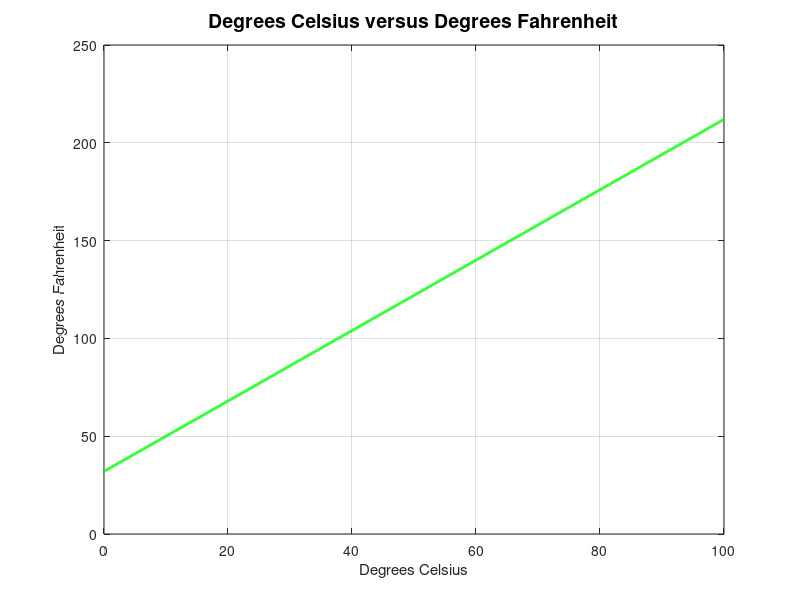

Here is the MATLAB script that generated this plot:
% STURGEON, Philomene
% 2024-09-18
% MATLAB Vector Assignment

% Problem E

clear all, clc, format compact

% celsius_to_fahrenheit: create a plot comparing Celcius and Farhenheit
% values


x = 0:0.1:100;  % set of x values over the range 0 to 100 degrees Celsius 
% at 0.1 degree intervals
y = ((9/5)*x)+32;  % set of y values equaling the Fahrenheit degree values 
% using the conversion formula F = (9/5)C + 32
fig1 = plot(x,y);  % prints plot 
xlabel("Degrees Celsius");  % x axis labeled "Degrees Celsius"
ylabel("Degrees Fahrenheit");  % y axis labeled "Degrees Fahrenheit"
title("Degrees Celsius versus Degrees Fahrenheit", "FontSize",14);
grid on;
set (fig1,'Color','green');
set (fig1,'LineWidth',2);


%End of Script
%-------------